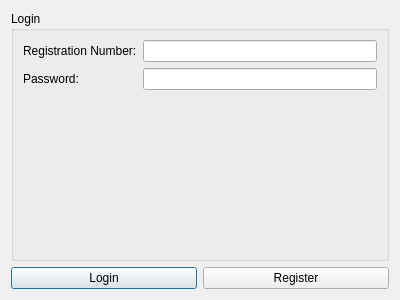
<?xml version="1.0" encoding="UTF-8"?>
<ui version="4.0">
 <class>LoginDialog</class>
 <widget class="QDialog" name="LoginDialog">
  <property name="geometry">
   <rect>
    <x>0</x>
    <y>0</y>
    <width>400</width>
    <height>300</height>
   </rect>
  </property>
  <property name="windowTitle">
   <string>Login - Mess Management System</string>
  </property>
  <layout class="QVBoxLayout" name="verticalLayout">
   <item>
    <widget class="QGroupBox" name="loginGroup">
     <property name="title">
      <string>Login</string>
     </property>
     <layout class="QFormLayout" name="formLayout">
      <item row="0" column="0">
       <widget class="QLabel" name="label">
        <property name="text">
         <string>Registration Number:</string>
        </property>
       </widget>
      </item>
      <item row="0" column="1">
       <widget class="QLineEdit" name="regNoInput"/>
      </item>
      <item row="1" column="0">
       <widget class="QLabel" name="label_2">
        <property name="text">
         <string>Password:</string>
        </property>
       </widget>
      </item>
      <item row="1" column="1">
       <widget class="QLineEdit" name="passwordInput">
        <property name="echoMode">
         <enum>QLineEdit::Password</enum>
        </property>
       </widget>
      </item>
     </layout>
    </widget>
   </item>
   <item>
    <layout class="QHBoxLayout" name="horizontalLayout">
     <item>
      <widget class="QPushButton" name="loginButton">
       <property name="text">
        <string>Login</string>
       </property>
      </widget>
     </item>
     <item>
      <widget class="QPushButton" name="registerButton">
       <property name="text">
        <string>Register</string>
       </property>
      </widget>
     </item>
    </layout>
   </item>
  </layout>
 </widget>
 <resources/>
 <connections/>
</ui> 
